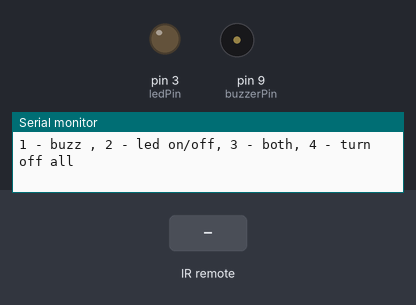
A sketch run on a simulated Arduino Uno, built with avr-gcc and run on an emulated ATmega328P. Parts: output pins drawn as LEDs (lit = HIGH), buzzer (waves = sounding), the last lines printed to the serial monitor. Dashed ring = blinking. The test bench sets the inputs (shaded band).

Above: at 2.2 s.
2.3 s: infrared code 0x47 received
At 3.7 s:
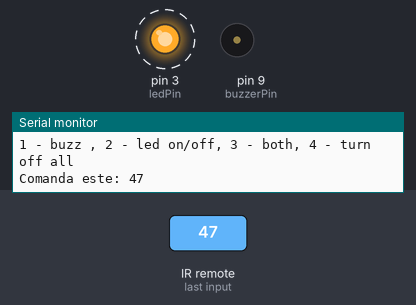
5.3 s: infrared code 0x46 received
At 6.6 s:
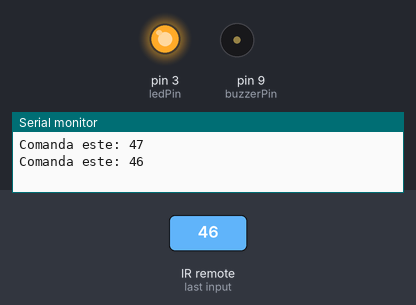
7.1 s: infrared code 0x44 received
At 7.7 s:
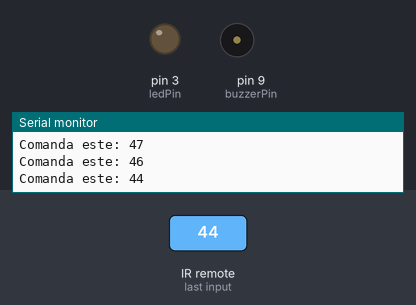
Timing chart, 0 to 10.1 s (numbered marks = the images above; inputs shaded):
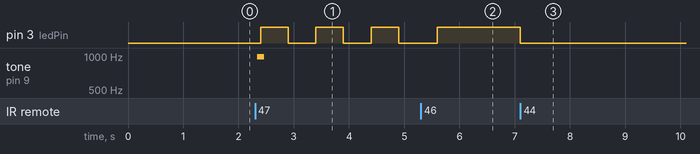

Measured:
- after the input at 2.3 s, pin 3 (ledPin): alternates HIGH for 0.50 s and LOW for 0.50 s, starting after 0.10 s; tone on pin 9 (buzzerPin): silent → 987 Hz at once, → silent 0.12 s later
- after the input at 5.3 s, pin 3 (ledPin): LOW → HIGH after 0.30 s
- after the input at 7.1 s, pin 3 (ledPin): HIGH → LOW at once

The sketch:

IR_task_buzz_led.ino
```cpp
#include <IRremote.h>
//#include <IRremote.hpp>
#include <Servo.h>
#define IR_USE_AVR_TIMER2

const int IRPin = 2;
const int ledPin = 3;
const int buzzerPin = 9;

bool ledStatus = false;

void setup() {
  // put your setup code here, to run once:
  Serial.begin(9600);

  delay(1000);

  IrReceiver.begin(IRPin, ENABLE_LED_FEEDBACK);

  pinMode(ledPin, OUTPUT);
  pinMode(buzzerPin, OUTPUT);
  //myServo.attach(servoPin);

  //myServo.write(0);
  //Serial.println("1 - deschide , 2 - inchide, 3 - blocheaza ");
  Serial.println("1 - buzz , 2 - led on/off, 3 - both, 4 - turn off all");
}

void beepManual(int durataMs) { //fct pentru buzzer pentru ca nu merge cu tone
  unsigned long start = millis();
  while (millis() - start < durataMs) {
    digitalWrite(buzzerPin, HIGH);
    delayMicroseconds(500); // Frecventa sunetului
    digitalWrite(buzzerPin, LOW);
    delayMicroseconds(500);
  }
}

void loop() {
  // put your main code here, to run repeatedly:
  if(IrReceiver.decode()){
    unsigned int command = IrReceiver.decodedIRData.command;
    Serial.print("Comanda este: ");
    Serial.println(command, HEX);

    if(command == 0){
      IrReceiver.resume();
      return;
    }

    if(command == 0x45){
      //digitalWrite(ledPin, HIGH);
      //tone(buzzerPin, 100, 100);
      //delay(200);
      //noTone(buzzerPin);
      beepManual(100);
    }

    if(command == 0x46){
      ledStatus = !ledStatus;
      digitalWrite(ledPin, ledStatus);
      //delay(200);
    }

    if(command == 0x47){
      //tone(buzzerPin, 100, 100);
      //delay(200);
      beepManual(100);
      for(int i = 0 ; i < 3 ; i++){
        digitalWrite(ledPin, HIGH);
        delay(500);
        digitalWrite(ledPin, LOW);
        delay(500);
      }
    }

    if(command == 0x44){
        digitalWrite(ledPin, LOW);
    }


    delay(200);
    IrReceiver.resume();
  }
}


/*
Motivul pentru care avem beepManual si nu tone e pentru ca
bibloteca IR foloseste unul din Timere (1 sau 2)
iar tone foloseste unul dintre ele si el
astfel Timerul de la tone fura si schimba setarile
si folosind o functie fiecare e cu "Timerul" lui
*/
```
